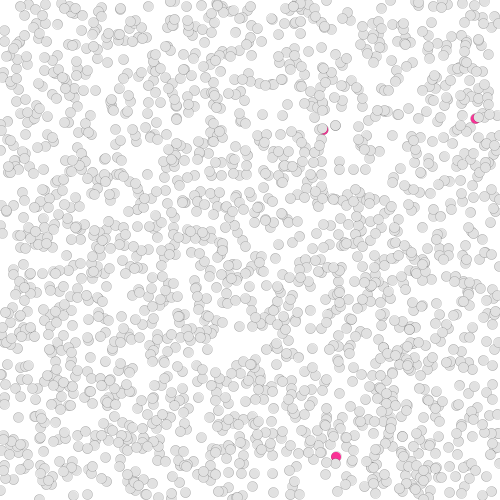
Frame 1 (no input)
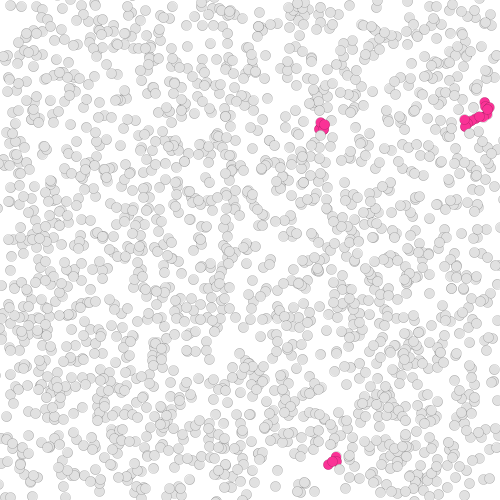
Frame 60 (the mouse pressed at the canvas centre just before this capture)
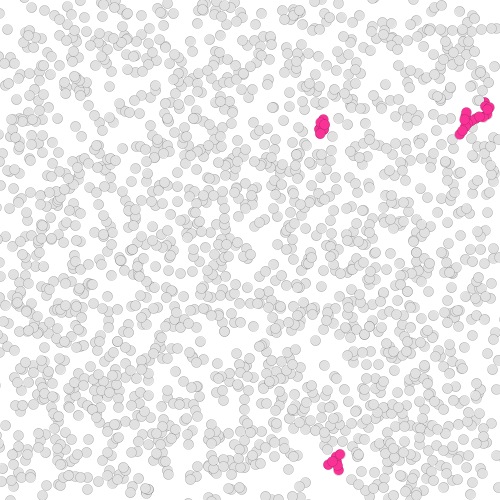
Frame 120 (the mouse held since frame 60 and released just before this capture)

The Processing sketch that drew these frames (run headless with seeded random() and noise(); from frame 60 on, the mouse is pressed at the canvas centre):

// Processing sketch: processing_179159
// ── processing_179159.pde


//number of cells
Cell[]myCells= new Cell[2000]; 


void setup() { 
  size(500, 500); 
  for (int i=0; i <myCells.length; i++) { 
    myCells[i]=new Cell(); 
  } 


 myCells[0].isseed=true; 
 myCells[1].isseed=true; 
 myCells[400].isseed=true; 
} 


void draw () { 
   background(255); 
  for (int i=0; i<myCells.length;i++) { 
    myCells[i].display(); 
    myCells[i].update(); 
  } 


  for (int i=0; i<myCells.length; i++) { 
    if (myCells[i].isseed== false) { 
      for (int j=0; j<myCells.length; j++) { 
        if (myCells[j].isseed==true) { 
          float d; 
          d= PVector.dist(myCells[i].location, myCells[j].location); 
          if (d<5) { 
            myCells[i].isseed=true; 
          } 
        } 
      } 
    } 
  } 
} 


class Cell { 
  PVector location= new PVector(); //creating vectors 
  PVector velocity=new PVector(); 
  float dia; 
  boolean isseed; 
  float cellred, cellgreen, cellblue; 
  float lineweight; 

  Cell() { 


    location = new PVector(random(500), random(500));  
    dia=10; 
    isseed=false; 
    cellred=225; 
    cellblue=225; 
    cellgreen=225; 
    lineweight=0.1; 


  } 


  void display() { 
    strokeWeight(lineweight); 
    if (isseed==true) { 
      fill(250, 50, 150); 
    } 


    if (isseed==false) { 
      fill(cellred, cellgreen, cellblue); 
    } 

     ellipse(location.x, location.y, dia, dia); 


  } 

  void update() { 
    if (isseed==false) {
     //determines range of movement 
      velocity = new PVector(random(-2, 2), random(-2, 2)); 
      location.add(velocity); 
    } 
  } 
} 
 
